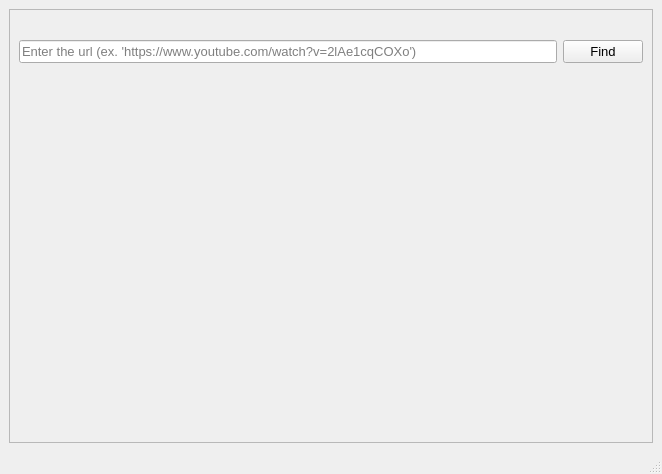
<?xml version="1.0" encoding="UTF-8"?>
<ui version="4.0">
 <class>MainWindow</class>
 <widget class="QMainWindow" name="MainWindow">
  <property name="geometry">
   <rect>
    <x>0</x>
    <y>0</y>
    <width>662</width>
    <height>474</height>
   </rect>
  </property>
  <property name="minimumSize">
   <size>
    <width>500</width>
    <height>300</height>
   </size>
  </property>
  <property name="windowTitle">
   <string>MainWindow</string>
  </property>
  <widget class="QWidget" name="centralwidget">
   <layout class="QGridLayout" name="gridLayout_2">
    <item row="0" column="0">
     <widget class="QFrame" name="frame">
      <property name="frameShape">
       <enum>QFrame::StyledPanel</enum>
      </property>
      <property name="frameShadow">
       <enum>QFrame::Raised</enum>
      </property>
      <layout class="QGridLayout" name="gridLayout">
       <item row="0" column="0" colspan="2">
        <widget class="QLabel" name="error_log">
         <property name="font">
          <font>
           <family>Arial</family>
           <pointsize>10</pointsize>
          </font>
         </property>
         <property name="text">
          <string/>
         </property>
        </widget>
       </item>
       <item row="1" column="0">
        <widget class="QLineEdit" name="url">
         <property name="font">
          <font>
           <family>Arial</family>
           <pointsize>10</pointsize>
          </font>
         </property>
         <property name="text">
          <string/>
         </property>
         <property name="placeholderText">
          <string>Enter the url (ex. 'https://www.youtube.com/watch?v=2lAe1cqCOXo')</string>
         </property>
        </widget>
       </item>
       <item row="1" column="1">
        <widget class="QPushButton" name="pb_find">
         <property name="font">
          <font>
           <family>Arial</family>
           <pointsize>10</pointsize>
          </font>
         </property>
         <property name="text">
          <string>Find</string>
         </property>
        </widget>
       </item>
       <item row="2" column="0">
        <spacer name="verticalSpacer">
         <property name="orientation">
          <enum>Qt::Vertical</enum>
         </property>
         <property name="sizeHint" stdset="0">
          <size>
           <width>20</width>
           <height>313</height>
          </size>
         </property>
        </spacer>
       </item>
      </layout>
     </widget>
    </item>
   </layout>
  </widget>
  <widget class="QMenuBar" name="menubar">
   <property name="geometry">
    <rect>
     <x>0</x>
     <y>0</y>
     <width>662</width>
     <height>26</height>
    </rect>
   </property>
  </widget>
  <widget class="QStatusBar" name="statusbar"/>
 </widget>
 <resources/>
 <connections/>
</ui>
